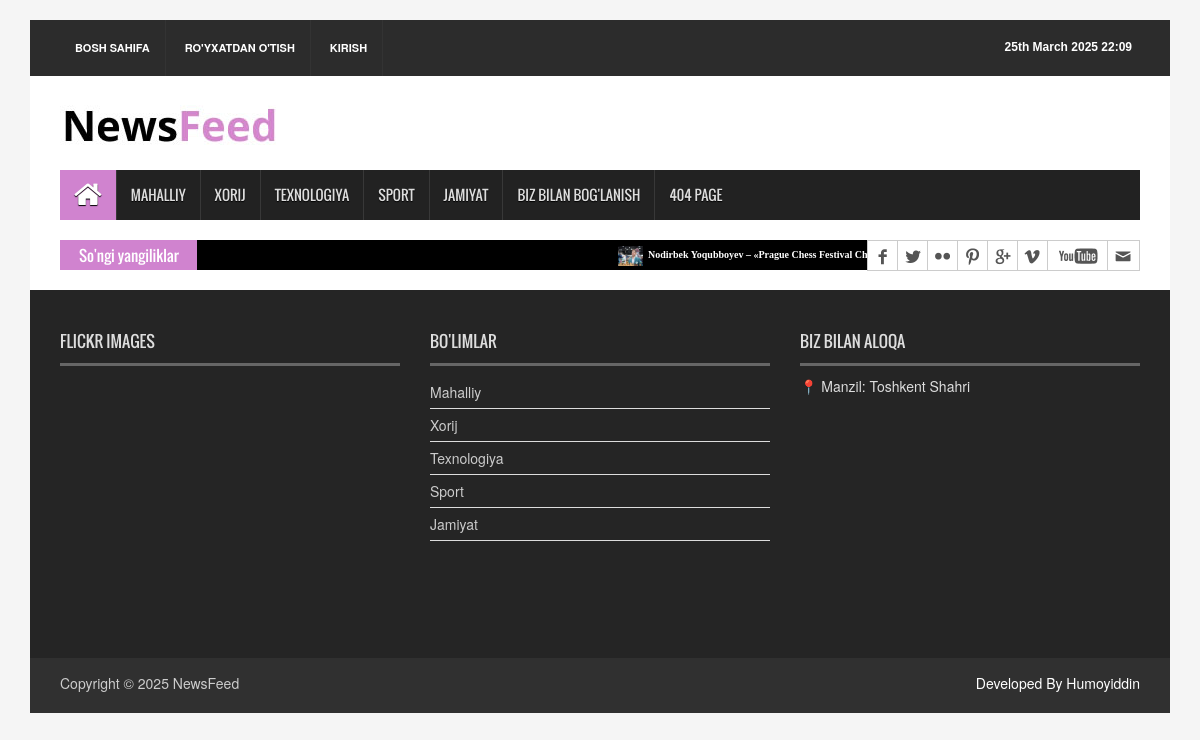
The app's page /users/profile/ with its own data.
### news_app/models.py (models this page shows, shortened)
class Category(models.Model):
    name = models.CharField(max_length=150)
    class Meta:
        verbose_name_plural = 'Categories'

class News(models.Model):
    class Status(models.TextChoices):
        DRAFT = "DF", "Draft"
        PUBLISHED = "PB", "Published"
    title = models.CharField(max_length=250)
    slug = models.SlugField(max_length=250, unique=True)
    body = models.TextField()
    image = models.ImageField(upload_to='news/images')
    category = models.ForeignKey(Category, on_delete=models.CASCADE)
    publish_time = models.DateTimeField(default=timezone.now)
    created_time = models.DateTimeField(auto_now_add=True)
    updated_time = models.DateTimeField(auto_now=True)
    views = models.IntegerField(default=0)
    status = models.CharField(max_length=2,
                              choices=Status.choices,
                              default=Status.DRAFT
                              )
    class Meta:
        ordering = ["-publish_time"]
        verbose_name_plural = 'News'

### users/views.py (the view)
# urls.py: path('profile/', ProfileView.as_view(), name='profile'),
class ProfileView(View):
    def get(self, request):
        user = request.user
        return render(request, 'users/profile.html', {'user':user})

### news_app/context_processor.py (called while the page is built)
def latest_news(request):
    latest_news = News.objects.all().order_by("publish_time")[:10]
    categories = Category.objects.all()
    context = {
        'latest_news' : latest_news,
        'categories' : categories
    }
    return context

def popular_posts(request):
    popular_posts = News.objects.all().order_by("-views")[:4]
    return {"popular_posts" : popular_posts}

### users/context_processor.py (called while the page is built)
def news_list(request):
    all_news = News.objects.filter(status=News.Status.PUBLISHED)
    return {"news_list" : all_news}

### templates/users/profile.html (shortened to what this page needs)
{% extends 'news/base.html' %}
{% load static %}

### templates/news/base.html (shortened to what this page needs)
{% load static %}
<!DOCTYPE html>
<html>
<head>
<link rel="stylesheet" type="text/css" href="{% static '/css/bootstrap.min.css' %}">
<link rel="stylesheet" type="text/css" href="{% static '/css/font-awesome.min.css' %}">
<link rel="stylesheet" type="text/css" href="{% static '/css/animate.css' %}">
<link rel="stylesheet" type="text/css" href="{% static '/css/font.css' %}">
<link rel="stylesheet" type="text/css" href="{% static '/css/li-scroller.css' %}">
<link rel="stylesheet" type="text/css" href="{% static '/css/slick.css' %}">
<link rel="stylesheet" type="text/css" href="{% static '/css/jquery.fancybox.css' %}">
<link rel="stylesheet" type="text/css" href="{% static '/css/theme.css' %}">
<link rel="stylesheet" type="text/css" href="{% static '/css/style.css' %}">
</head>
<body>
<div class="container">
  <header id="header">
    <div class="row">
      <div class="col-lg-12 col-md-12 col-sm-12">
        <div class="header_top">
          <div class="header_top_left">
            <ul class="top_nav">
              {% if user.is_authenticated %}
              <li><a href="{% url 'homepage' %}">Bosh sahifa</a></li>
              <li><a href="{% url 'contact' %}">Bog'lanish</a></li>
              <li><a href="{% url 'profile' %}">Profil</a></li>
              <li><a href="{% url 'update' %}">Profilni yangilash</a></li>
              <li><a href="{% url 'logout' %}">Profildan chiqish</a></li>
              {% else %}
              <li><a href="{% url 'homepage' %}">Bosh sahifa</a></li>
              <li><a href="{% url 'register' %}">Ro'yxatdan o'tish</a></li>
              <li><a href="{% url 'login' %}">Kirish</a></li>
              {% endif %}
            </ul>
          </div>
          <div class="header_top_right">
            <p>{% now "jS F Y H:i" %}</p>
          </div>
        </div>
      </div>
      <div class="col-lg-12 col-md-12 col-sm-12">
        <div class="header_bottom">
          <div class="logo_area"><a href="" class="logo"><img src="{% static 'images/logo.jpg' %}" alt=""></a></div>
          </div>
      </div>
    </div>
  </header>
  <section id="navArea">
    <nav class="navbar navbar-inverse" role="navigation">
      <div id="navbar" class="navbar-collapse collapse">
        <ul class="nav navbar-nav main_nav">
          <li class="active"><a href="{% url 'homepage' %}"><span class="fa fa-home desktop-home"></span><span class="mobile-show">Home</span></a></li>
          {% for categ in categories %}
          <li><a href="{% url 'category' category_name=categ.name %}">{{ categ.name }}</a></li>
          {% endfor %}
          <li><a href="{% url 'contact' %}">Biz bilan bog'lanish</a></li>
          <li><a href="{% url '404' %}">404 Page</a></li>
        </ul>
      </div>
    </nav>
  </section>
  <section id="newsSection">
    <div class="row">
      <div class="col-lg-12 col-md-12">
        <div class="latest_newsarea"> <span>So'ngi yangiliklar</span>
          <ul id="ticker01" class="news_sticker">
          {% for news in latest_news %}
            <li><a href="{% url 'details' news.slug %}"><img src="{{ news.image.url }}" alt="">{{ news.title }}</a></li>
          {% endfor %}
          </ul>
          <div class="social_area">
            <ul class="social_nav">
              <li class="facebook"><a href="https://www.facebook.com" target="_blank"></a></li>
              <li class="twitter"><a href="https://www.twitter.com" target="_blank"></a></li>
              <li class="flickr"><a href="https://www.flickr.com" target="_blank"></a></li>
              <li class="pinterest"><a href="https://www.pinterest.com" target="_blank"></a></li>
              <li class="googleplus"><a href="https://plus.google.com" target="_blank"></a></li>
              <li class="vimeo"><a href="https://www.vimeo.com" target="_blank"></a></li>
              <li class="youtube"><a href="https://www.youtube.com" target="_blank"></a></li>
              <li class="mail"><a href="mailto:your-email@example.com"></a></li>
            </ul>
          </div>
        </div>
      </div>
    </div>
  </section>
    <footer id="footer">
    <div class="footer_top">
      <div class="row">
        <div class="col-lg-4 col-md-4 col-sm-4">
          <div class="footer_widget wow fadeInLeftBig">
            <h2>Flickr Images</h2>
          </div>
        </div>
        <div class="col-lg-4 col-md-4 col-sm-4">
          <div class="footer_widget wow fadeInDown">
            <h2>Bo'limlar</h2>
            <ul class="tag_nav">
              {% for category in categories %}
              <li><a href="{% url 'category' category.name %}">{{ category.name }}</a></li>
              {% endfor %}
            </ul>
          </div>
        </div>
        <div class="col-lg-4 col-md-4 col-sm-4">
          <div class="footer_widget wow fadeInRightBig">
            <h2>Biz bilan aloqa</h2>
            <address>
            📍 Manzil: Toshkent Shahri
            </address>
          </div>
        </div>
      </div>
    </div>
    <div class="footer_bottom">
      <p class="copyright">Copyright &copy; 2025 <a href="index.html">NewsFeed</a></p>
      <p style='color:white' class="developer">Developed By Humoyiddin</p>
    </div>
  </footer>
</div>
</body>
</html>

### static/css/li-scroller.css (style rules this page uses)
ul.newsticker { position:relative; left:750px; font:bold 10px Verdana; list-style-type:none; margin:0; padding:0 }
ul.newsticker li { float:left; margin:0; padding:0 }
ul.newsticker a { white-space:nowrap; padding:0; color:#fff; margin:0 50px 0 0 }
ul.newsticker a > img { height:20px; margin-right:5px; width:25px }

### static/css/theme.css (style rules this page uses)
.navbar-inverse .navbar-nav > .active > a, .navbar-inverse .navbar-nav > .active > a:hover, .navbar-inverse .navbar-nav > .active > a:focus { background-color:#d083cf }
.latest_newsarea span { background:none repeat scroll 0 0 #d083cf }

### records on screen
Category: name "MAHALLIY", name "Mahalliy"
Category: name "XORIJ", name "Xorij"
Category: name "TEXNOLOGIYA", name "Texnologiya"
Category: name "SPORT", name "Sport"
Category: name "JAMIYAT", name "Jamiyat"
News: image (picture), title "Nodirbek Yoqubboyev – «Prague Chess Festival Challengers» g‘olibi"
